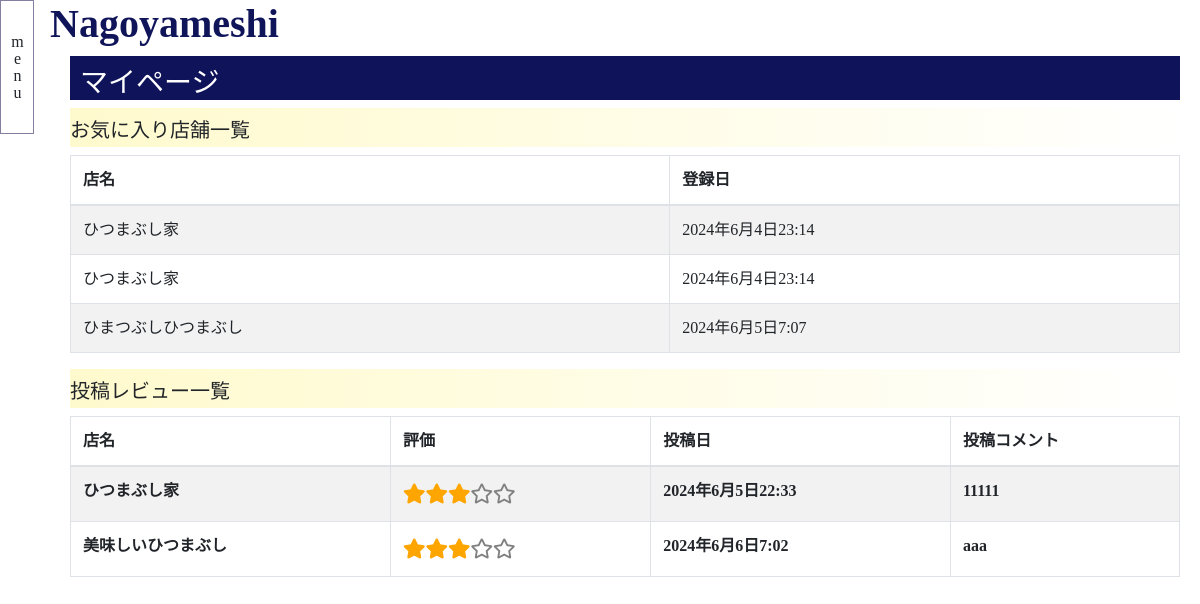
/mypage/ (signed in), run on an earlier commit of the app's database.
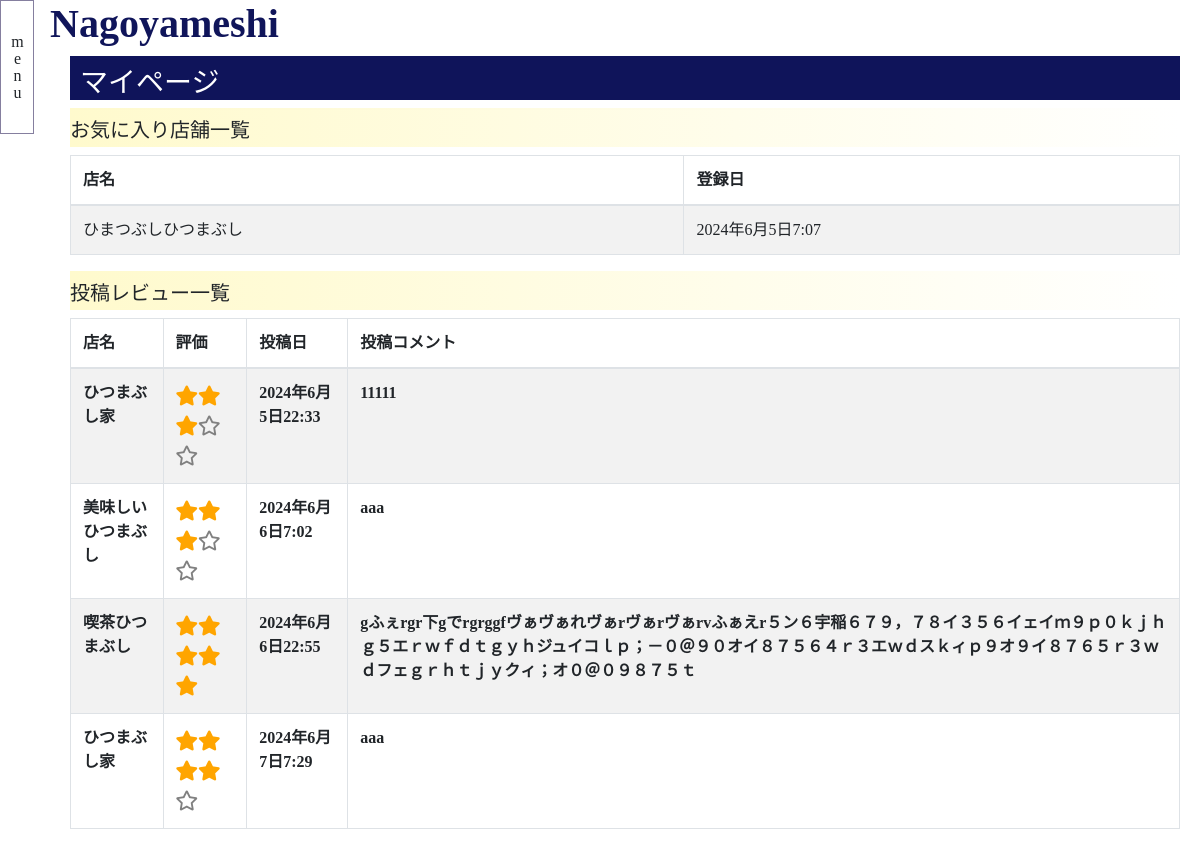
And on a later commit of the database.
### nagoyameshi/models.py (models this page shows, shortened)
class Fav(models.Model):
    created_date = models.DateTimeField(verbose_name="登録日",auto_now_add=True)
    user = models.ForeignKey(User, verbose_name="お気に入り登録ユーザー名", on_delete=models.CASCADE)
    restaurant = models.ForeignKey(Restaurant, verbose_name="対象飲食店", on_delete=models.CASCADE)

class Restaurant(models.Model):
    name = models.CharField(verbose_name="店舗名",max_length=100)
    category = models.ForeignKey(Category, verbose_name="カテゴリ", on_delete=models.SET_NULL, null=True, blank=True)
    img = models.ImageField(verbose_name="店舗画像", upload_to="nagoyameshi/restaurant/img")
    description = models.TextField(verbose_name="店舗説明文")
    created_date = models.DateTimeField(verbose_name="作成日",auto_now_add=True)
    update_date = models.DateTimeField(verbose_name="編集日",auto_now=True)
    budget = models.PositiveIntegerField(verbose_name="予算")
    capacity = models.PositiveIntegerField(verbose_name="受け入れ可能人数")
    start = models.TimeField(verbose_name="営業開始")
    end = models.TimeField(verbose_name="営業終了")

class Review(models.Model):
    created_date = models.DateTimeField(verbose_name="作成日時", auto_now_add=True)
    user = models.ForeignKey(User, verbose_name="レビューユーザー", on_delete=models.CASCADE)
    restaurant = models.ForeignKey(Restaurant, verbose_name="対象飲食店", on_delete=models.CASCADE)
    comment = models.TextField(verbose_name="コメント")
    stars = models.IntegerField(verbose_name="評価", validators=[MinValueValidator(1),MaxValueValidator(5)])
    def star_icon(self):
        dic                 = {}
        dic["true_star"]    = self.stars * " "
        dic["false_star"]   = (5-self.stars)* " "
        return dic

### nagoyameshi/views.py (the view)
class MypageView(View):
    def get(salf, request, *args, **kwargs):
        context = {}
        context["favs"] = Fav.objects.filter(user=request.user)
        context["reviews"] = Review.objects.filter(user=request.user)
        return render(request, "nagoyameshi/mypage.html", context)

### templates/nagoyameshi/mypage.html (shortened to what this page needs)
{% extends "nagoyameshi/base.html" %}
{% block main %}
<h3>マイページ</h3>
<h5>お気に入り店舗一覧</h5>
<table class="table table-striped table-hover table-bordered">
  <thead>
  <tr>
      <th>店名</th>
      <th>登録日</th>
  </tr>
</thead>
{% for fav in favs %}
<tr>
    <td>{{ fav.restaurant.name }}</td>
    <td>{{ fav.created_date }}</td>
</tr>
{% endfor %}
</table>
<h5>投稿レビュー一覧</h5>
<table class="table table-striped table-hover table-bordered">
  <thead>
  <tr>
      <th>店名</th>
      <th>評価</th>
      <th>投稿日</th>
      <th>投稿コメント</th>
  </tr>
</thead>
{% for review in reviews %}
<tr>
  <th>{{ review.restaurant.name }}</th>
  <th>
    <div class="review_star">
    <span class="review_true_star">{% for s in review.star_icon.true_star %}<i class="fas fa-star"></i>{% endfor %}</span>
    <span class="review_false_star">{% for s in review.star_icon.false_star %}<i class="far fa-star"></i>{% endfor %}</span>
  </div>
  </th>
  <th>{{ review.created_date }}</th>
  <th>{{ review.comment }}</th>
</tr>
{% endfor %}
</table>
{% endblock %}

What changed in the data, as far as the page shows it:
removed Fav: restaurant.name "ひつまぶし家", created_date "2024年6月4日23:14"
removed Fav: restaurant.name "ひつまぶし家", created_date "2024年6月4日23:14"
added Review: restaurant.name "喫茶ひつまぶし", stars 5 (drawn), created_date "2024年6月6日22:55", comment "gふぇrgr下gでrgrggfヴぁヴぁれヴぁrヴぁrヴぁrvふぁえr５ン６宇稲６７９，７８イ３５６イェイｍ９ｐ０ｋｊｈｇ５エｒｗｆｄｔｇｙｈジュイコｌｐ；－０＠９０オイ８７５６４ｒ３エｗｄスｋィｐ９オ９イ８７６５ｒ３ｗｄフェｇｒｈｔｊｙクィ；オ０＠０９８７５ｔ"
added Review: restaurant.name "ひつまぶし家", stars 4 (drawn), created_date "2024年6月7日7:29", comment "aaa"
